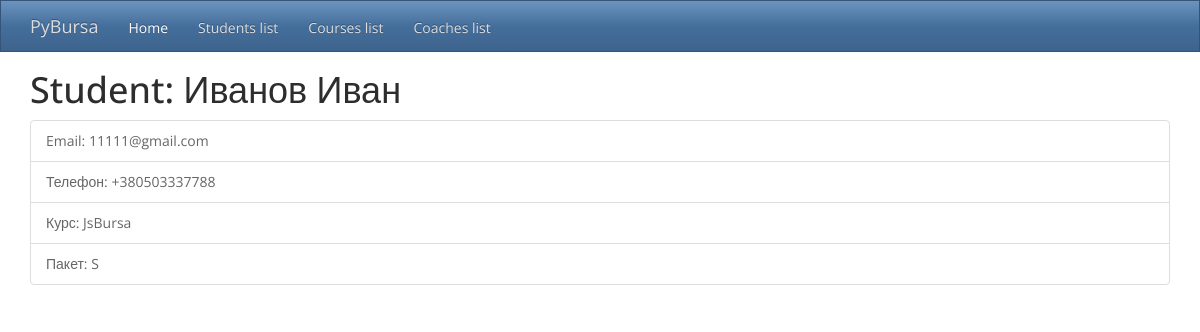
The app's page /students/1/ with its own data.
### students/models.py (models this page shows, shortened)
class Student(models.Model):
    PACKAGE_FIELDS = (
        ('S', 'Standard'),
        ('G', 'Gold'),
        ('V', 'Vip'),
    )
    name = models.CharField(max_length=255)
    surname = models.CharField(max_length=255)
    date_of_birth = models.DateField()
    email = models.EmailField()
    phone = models.CharField(max_length=15)
    package = models.CharField(max_length=1, choices=PACKAGE_FIELDS,
                               default='s')
    course = models.ManyToManyField('courses.Course')

### courses/models.py (models this page shows)
class Course(models.Model):
    LANGUAGES = (
        ('PY', 'Python'),
        ('RU', 'Ruby'),
        ('JS', 'JavaScript'),
    )
    name = models.CharField(max_length=255)
    description = models.CharField(max_length=255)
    technology = models.CharField(max_length=2, choices=LANGUAGES)
    lecturer = models.ForeignKey('coaches.Coach')
    assistant = models.ForeignKey('coaches.Coach',  blank=True,
                                  related_name="course_assistant")
    date_of_start = models.DateField()
    date_of_end = models.DateField()
    def __unicode__(self):
        return "%s" % (self.name, )

### students/views.py (the view)
# urls.py: url(r'^(?P<student_id>\d+)/$', students_item),
def students_item(request, student_id):
    student = Student.objects.get(id=student_id)
    return render(request, 'students/item.html', {'student': student})

### templates/students/item.html (shortened to what this page needs)
{% load static %}<!DOCTYPE html>
<html lang="en"><head><meta http-equiv="Content-Type" content="text/html; charset=UTF-8">
    <link href="{% static "dist/css/bootstrap.min.css" %}" rel="stylesheet">
    <link href="{% static "examples/starter-template.css" %}" rel="stylesheet">
  </head>
  <body>
    <nav class="navbar navbar-inverse navbar-fixed-top" role="navigation">
      <div class="container">
        <div class="navbar-header">
          <a class="navbar-brand" href="/">PyBursa</a>
        </div>
        <div id="navbar" class="collapse navbar-collapse">
          <ul class="nav navbar-nav">
            <li class="active"><a href="/">Home</a></li>
            <li><a href="/students/">Students list</a></li>
            <li><a href="/courses/">Courses list</a></li>
            <li><a href="/coaches/">Coaches list</a></li>
          </ul>
        </div>
      </div>
    </nav>
    <div class="container">
        <h1>Student: {{ student.surname }} {{ student.name }}</h1>
        <ul class="list-group">
          <li class="list-group-item">Email: {{ student.email }}</li>
          <li class="list-group-item">Телефон: {{ student.phone }}</li>
          <li class="list-group-item">Курс: {% for course in student.course.all %}
                                            {{ course }}{% endfor %}</li>
          <li class="list-group-item">Пакет: {{ student.package }}</li>
        </ul>
    </div>
</body></html>

### static/examples/starter-template.css (style rules this page uses)
body { padding-top: 50px; }

### records on screen
Student: surname "Иванов", name "Иван", email "11111@gmail.com", phone "+380503337788", package "S"
Course: name "JsBursa"
